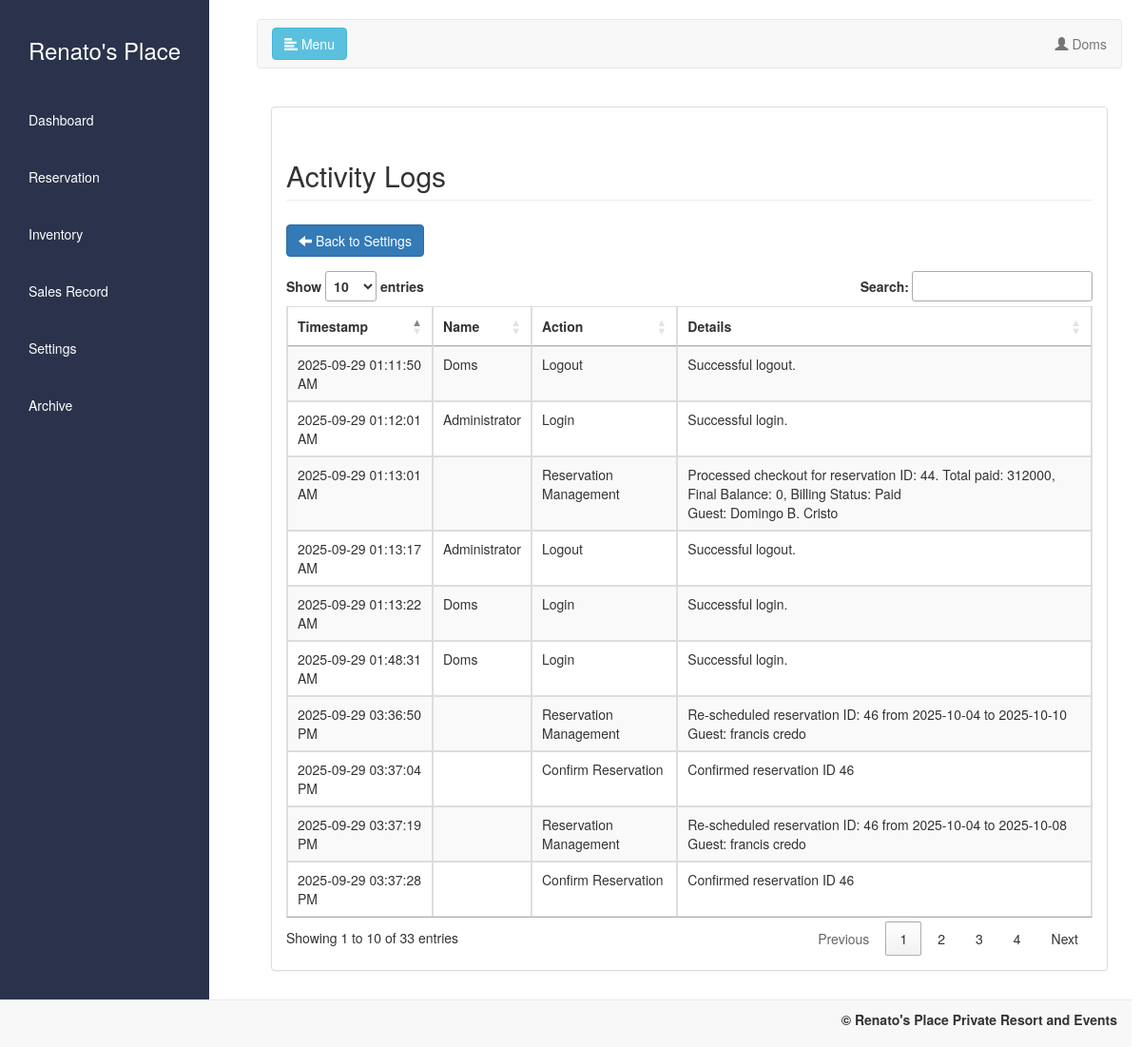
The page /admin/ActivityLogs.php (signed in) on the database its author committed.
### tables this page shows
CREATE TABLE `activity_logs` (
  `id` int(11) NOT NULL,
  `timestamp` datetime NOT NULL DEFAULT current_timestamp(),
  `user_id` int(11) NOT NULL,
  `action` varchar(50) NOT NULL,
  `details` text NOT NULL
);

CREATE TABLE `reservations` (
  `id` int(11) NOT NULL,
  `reservation_type` varchar(255) NOT NULL,
  `full_name` varchar(255) NOT NULL,
  `email` varchar(255) NOT NULL,
  `phone` varchar(20) NOT NULL,
  `full_address` varchar(255) NOT NULL,
  `checkin_date` date NOT NULL,
  `checkin_time` time DEFAULT NULL,
  `duration_hours` int(11) DEFAULT NULL,
  `duration_minutes` int(11) DEFAULT NULL,
  `guests` int(11) NOT NULL,
  `room_number` varchar(255) DEFAULT NULL,
  `resort_package` varchar(255) DEFAULT NULL,
  `duration` varchar(255) DEFAULT NULL,
  `resort_room` varchar(255) DEFAULT NULL,
  `events_package` varchar(255) DEFAULT NULL,
  `events_venue` varchar(255) DEFAULT NULL,
  `event_type` varchar(255) DEFAULT NULL,
  `affiliate_caterer` varchar(255) DEFAULT NULL,
  `additional_fee` varchar(255) DEFAULT NULL,
  `special_requests` text DEFAULT NULL,
  `status` varchar(255) NOT NULL DEFAULT 'pending',
  `notes` text DEFAULT NULL,
  `total_amount` decimal(10,2) DEFAULT 0.00,
  `proof_of_payment` varchar(255) DEFAULT NULL,
  `payment_method` varchar(255) DEFAULT NULL,
  `proof_of_payment_path` varchar(255) DEFAULT NULL,
  `created_at` timestamp NOT NULL DEFAULT current_timestamp(),
  `original_checkin_date` date DEFAULT NULL
);

### includes/name.php (called while the page is built, shortened)
<?php
	require '../includes/connect.php';
	$query = $conn->query("SELECT * FROM `admin` WHERE `admin_id` = '$_SESSION[admin_id]'");
	$fetch = $query->fetch_array();
	if ($fetch) {
		$name = $fetch['name'];
	} else {
		$name = 'Doms';
		$_SESSION['role'] = 'Super Admin';
	}
?>

### admin/ActivityLogs.php (the view, shortened to what this page needs)
<!DOCTYPE html>
<?php
    require '../includes/name.php';
?>
<html lang="en">
<head>
    <link rel="stylesheet" type="text/css" href="../assets/css/admin/bootstrap.css" />
    <link rel="stylesheet" type="text/css" href="../assets/css/admin/panel.css" />
    <link rel="stylesheet" type="text/css" href="../assets/css/admin/style.css" />
    <link rel="stylesheet" href="https://maxcdn.bootstrapcdn.com/bootstrap/3.4.1/css/bootstrap.min.css">
    <link rel="stylesheet" href="https://cdn.datatables.net/1.11.5/css/jquery.dataTables.min.css" />
</head>
<body>
    <div class="wrapper">
    <nav id="sidebar">
        <div class="sidebar-header"><h3>Renato's Place</h3></div>
        <ul class="list-unstyled components">
            <li><a href="home.php">Dashboard</a></li>
            <li><a href="reserve.php">Reservation</a></li>
            <li><a href="inventory.php">Inventory</a></li>
            <?php if ($_SESSION['role'] == 'Super Admin') { ?>
            <li><a href="SalesRecord.php">Sales Record</a></li>
            <li><a href="settings.php">Settings</a></li>
            <li><a href="Allarchive.php">Archive</a></li>
            <?php } ?>
        </ul>
    </nav>
    <div id="content">
        <nav class="navbar navbar-default">
            <div class="container-fluid">
                <div class="navbar-header">
                    <button type="button" id="sidebarCollapse" class="btn btn-info navbar-btn">
                        <i class="glyphicon glyphicon-align-left"></i> Menu
                    </button>
                </div>
                <ul class="nav navbar-nav navbar-right">
                    <li class="dropdown">
                        <a class="dropdown-toggle" data-toggle="dropdown">
                            <i class="glyphicon glyphicon-user"></i> <?php echo $name; ?>
                        </a>
                    </li>
                </ul>
            </div>
        </nav>
    <br />
    <div class="container-fluid">
        <div class="panel panel-default">
            <div class="panel-body">
                <div class="row">
                    <div class="col-md-12">
                        <h2 class="page-header">Activity Logs</h2>
                        <a href="settings.php" class="btn btn-primary" style="margin-bottom: 15px;">
                            <i class="glyphicon glyphicon-arrow-left"></i> Back to Settings
                        </a>
                        <div class="table-responsive">
                            <table id="activityLogTable" class="table table-striped table-bordered">
                                <thead>
                                    <tr>
                                        <th>Timestamp</th>
                                        <th>Name</th>
                                        <th>Action</th>
                                        <th>Details</th>
                                    </tr>
                                </thead>
                                <tbody>
                                    <?php
                                    require '../includes/connect.php';
                                    $query = $conn->query("SELECT activity_logs.*, admin.name, reservations.full_name FROM `activity_logs` LEFT JOIN `admin` ON activity_logs.user_id = admin.admin_id LEFT JOIN `reservations` ON activity_logs.details LIKE CONCAT('%ID: ', reservations.id, '%') ORDER BY `timestamp` DESC");
                                    while($fetch = $query->fetch_array()){
                                        $details = $fetch['details'];
                                        if ($fetch['full_name']) {
                                            $details .= "<br>Guest: " . $fetch['full_name'];
                                        }
                                    ?>
                                    <tr>
                                        <td>
                                            <?php
                                                echo date('Y-m-d h:i:s A', strtotime($fetch['timestamp'] ?? 'now'));
                                            ?>
                                        </td>
                                        <td><?php echo $fetch['name']?></td>
                                        <td><?php echo $fetch['action']?></td>
                                        <td><?php echo $details?></td>
                                    </tr>
                                    <?php
                                        }
                                    ?>
                                </tbody>
                            </table>
                        </div>
                    </div>
                </div>
            </div>
        </div>
    </div>
    <br />
    <br />
    <div style="text-align:right; margin-right:10px;" class="navbar navbar-default navbar-fixed-bottom">
        <label>&copy; Renato's Place Private Resort and Events </label>
    </div>
</body>
</html>

### assets/css/admin/panel.css (style rules this page uses)
.panel { margin-bottom: 15px; border-radius: 10px; box-shadow: 0 2px 6px rgba(0,0,0,0.1); }
.panel .panel-body { padding: 15px; }
.panel-body .btn { font-size: 14px; padding: 6px 12px; }
.wrapper { display: flex; align-items: stretch; }
#sidebar { min-width: 220px; max-width: 220px; background:#2a334b; color: #fff; transition: all 0.3s; height: 100vh; position: fixed; top: 0; left: 0; z-index: 999; }
#sidebar .sidebar-header { padding: 20px; background: #2a334b; text-align: center; font-size: 18px; font-weight: bold; }
#sidebar ul.components { padding: 20px 0; list-style: none; margin: 0; }
#sidebar ul li { padding: 10px; font-size: 14px; }
#sidebar ul li a { color: #ddd; display: block; text-decoration: none; padding: 10px 20px; transition: 0.3s; }
#content { width: 100%; padding: 20px; min-height: 100vh; transition: all 0.3s; margin-left: 220px; }

### assets/css/admin/style.css (style rules this page uses)
#sidebar { width: 250px; position: fixed; height: 100%; transition: all 0.3s; }
#content { width: calc(100% - 250px); margin-left: 250px; transition: all 0.3s; }
.table-responsive { transition: all 0.3s; }

### admin/ActivityLogs.php (style rules this page uses)
#sidebar { width: 250px; height: 100%; position: fixed; left: 0; top: 0; background: #2a334b; transition: all 0.3s ease; overflow: hidden; z-index: 1000; }
#content { padding: 20px; margin-left: 250px; transition: all 0.3s ease; width: calc(100% - 250px); }
.panel-body .btn { margin: 5px 5px 5px 0; }
.navbar-fixed-bottom { padding: 10px 15px; background: #f8f8f8; }
.sidebar-header { padding: 20px; color: #fff; background: #1f2738; }
#sidebar ul.components { padding: 0; list-style: none; }
#sidebar ul li a { display: block; padding: 10px 20px; color: #fff; text-decoration: none; }

### rows shown on the page
activity_logs: timestamp "2025-09-29 03:37:28 PM", action "Confirm Reservation", details "Confirmed reservation ID 46"
activity_logs: timestamp "2025-09-29 03:37:19 PM", action "Reservation Management", details "Re-scheduled reservation ID: 46 from 2025-10-04 to 2025-10-08", reservations.full_name "francis credo"
activity_logs: timestamp "2025-09-29 03:37:04 PM", action "Confirm Reservation", details "Confirmed reservation ID 46"
activity_logs: timestamp "2025-09-29 03:36:50 PM", action "Reservation Management", details "Re-scheduled reservation ID: 46 from 2025-10-04 to 2025-10-10", reservations.full_name "francis credo"
activity_logs: timestamp "2025-09-29 01:48:31 AM", user.name "Doms", action "Login", details "Successful login."
activity_logs: timestamp "2025-09-29 01:13:22 AM", user.name "Doms", action "Login", details "Successful login."
activity_logs: timestamp "2025-09-29 01:13:17 AM", user.name "Administrator", action "Logout", details "Successful logout."
activity_logs: timestamp "2025-09-29 01:13:01 AM", action "Reservation Management", details "Processed checkout for reservation ID: 44. Total paid: 312000, Final Balance: 0, Billing Status: Paid", reservations.full_name "Domingo B. Cristo"
activity_logs: timestamp "2025-09-29 01:12:01 AM", user.name "Administrator", action "Login", details "Successful login."
activity_logs: timestamp "2025-09-29 01:11:50 AM", user.name "Doms", action "Logout", details "Successful logout."

### other values the page prints
$name "Doms"
